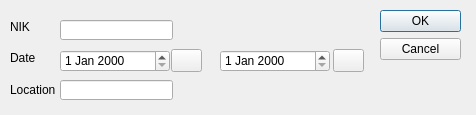
<?xml version="1.0" encoding="UTF-8"?>
<ui version="4.0">
 <class>Dialog</class>
 <widget class="QDialog" name="Dialog">
  <property name="windowModality">
   <enum>Qt::ApplicationModal</enum>
  </property>
  <property name="geometry">
   <rect>
    <x>0</x>
    <y>0</y>
    <width>476</width>
    <height>115</height>
   </rect>
  </property>
  <property name="windowTitle">
   <string>Filter Attendance Data</string>
  </property>
  <widget class="QDialogButtonBox" name="buttonBox">
   <property name="geometry">
    <rect>
     <x>380</x>
     <y>10</y>
     <width>81</width>
     <height>241</height>
    </rect>
   </property>
   <property name="orientation">
    <enum>Qt::Vertical</enum>
   </property>
   <property name="standardButtons">
    <set>QDialogButtonBox::Cancel|QDialogButtonBox::Ok</set>
   </property>
  </widget>
  <widget class="QLabel" name="label">
   <property name="geometry">
    <rect>
     <x>10</x>
     <y>20</y>
     <width>47</width>
     <height>13</height>
    </rect>
   </property>
   <property name="text">
    <string>NIK</string>
   </property>
  </widget>
  <widget class="QLineEdit" name="lineEdit">
   <property name="geometry">
    <rect>
     <x>60</x>
     <y>20</y>
     <width>113</width>
     <height>20</height>
    </rect>
   </property>
  </widget>
  <widget class="QLabel" name="label_2">
   <property name="geometry">
    <rect>
     <x>10</x>
     <y>50</y>
     <width>31</width>
     <height>16</height>
    </rect>
   </property>
   <property name="text">
    <string>Date</string>
   </property>
  </widget>
  <widget class="QPushButton" name="pushButton">
   <property name="geometry">
    <rect>
     <x>171</x>
     <y>49</y>
     <width>31</width>
     <height>23</height>
    </rect>
   </property>
   <property name="text">
    <string/>
   </property>
   <property name="icon">
    <iconset>
     <normaloff>assets/calendar.png</normaloff>assets/calendar.png</iconset>
   </property>
  </widget>
  <widget class="QPushButton" name="pushButton_2">
   <property name="geometry">
    <rect>
     <x>333</x>
     <y>49</y>
     <width>31</width>
     <height>23</height>
    </rect>
   </property>
   <property name="text">
    <string/>
   </property>
   <property name="icon">
    <iconset>
     <normaloff>assets/calendar.png</normaloff>assets/calendar.png</iconset>
   </property>
  </widget>
  <widget class="QLabel" name="label_3">
   <property name="geometry">
    <rect>
     <x>10</x>
     <y>83</y>
     <width>47</width>
     <height>13</height>
    </rect>
   </property>
   <property name="text">
    <string>Location</string>
   </property>
  </widget>
  <widget class="QLineEdit" name="lineEdit_4">
   <property name="geometry">
    <rect>
     <x>60</x>
     <y>80</y>
     <width>113</width>
     <height>20</height>
    </rect>
   </property>
  </widget>
  <widget class="QDateEdit" name="dateEdit">
   <property name="geometry">
    <rect>
     <x>60</x>
     <y>50</y>
     <width>110</width>
     <height>22</height>
    </rect>
   </property>
  </widget>
  <widget class="QDateEdit" name="dateEdit_2">
   <property name="geometry">
    <rect>
     <x>220</x>
     <y>50</y>
     <width>110</width>
     <height>22</height>
    </rect>
   </property>
  </widget>
 </widget>
 <resources/>
 <connections>
  <connection>
   <sender>buttonBox</sender>
   <signal>accepted()</signal>
   <receiver>Dialog</receiver>
   <slot>accept()</slot>
   <hints>
    <hint type="sourcelabel">
     <x>248</x>
     <y>254</y>
    </hint>
    <hint type="destinationlabel">
     <x>157</x>
     <y>274</y>
    </hint>
   </hints>
  </connection>
  <connection>
   <sender>buttonBox</sender>
   <signal>rejected()</signal>
   <receiver>Dialog</receiver>
   <slot>reject()</slot>
   <hints>
    <hint type="sourcelabel">
     <x>316</x>
     <y>260</y>
    </hint>
    <hint type="destinationlabel">
     <x>286</x>
     <y>274</y>
    </hint>
   </hints>
  </connection>
 </connections>
</ui>
